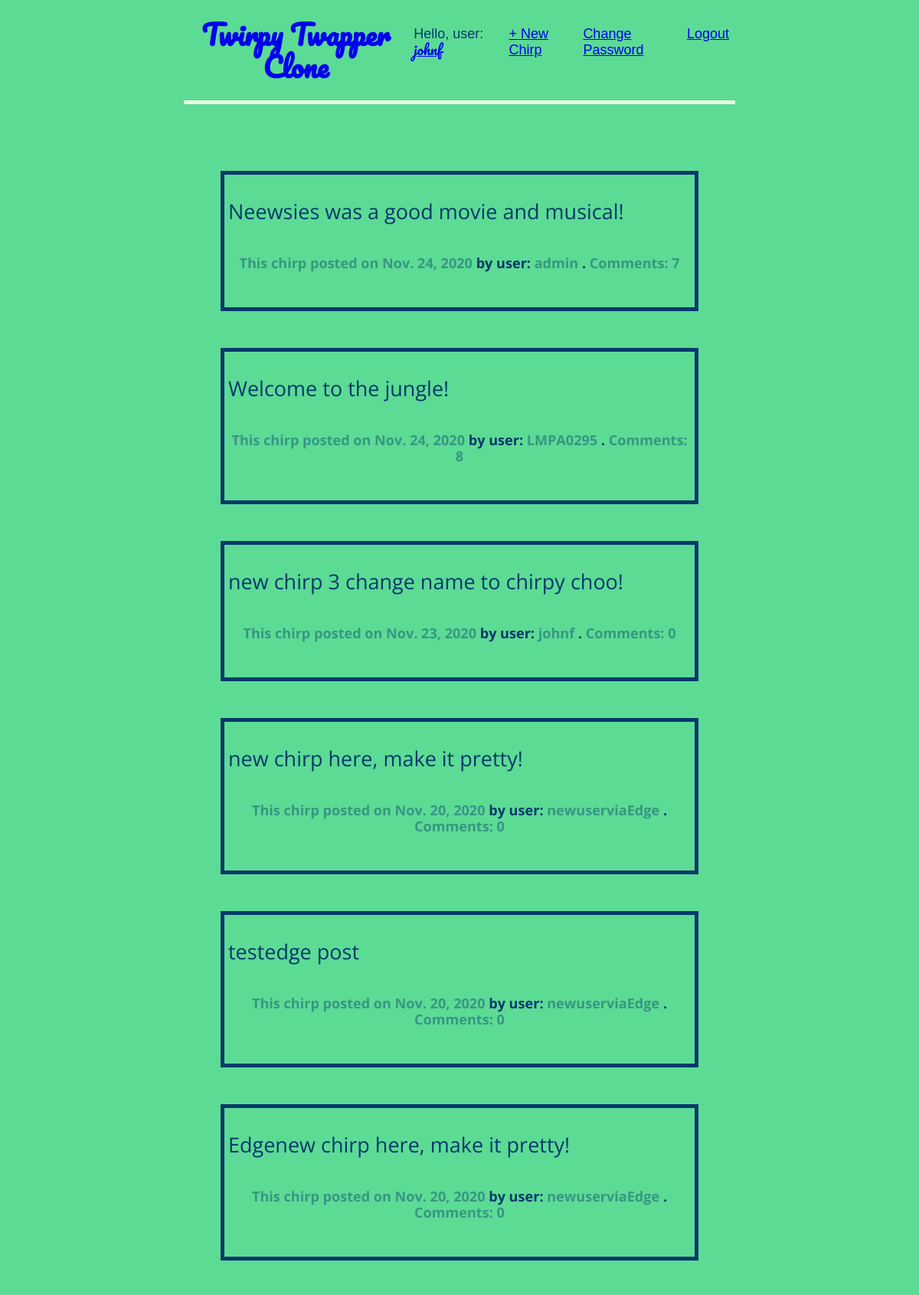
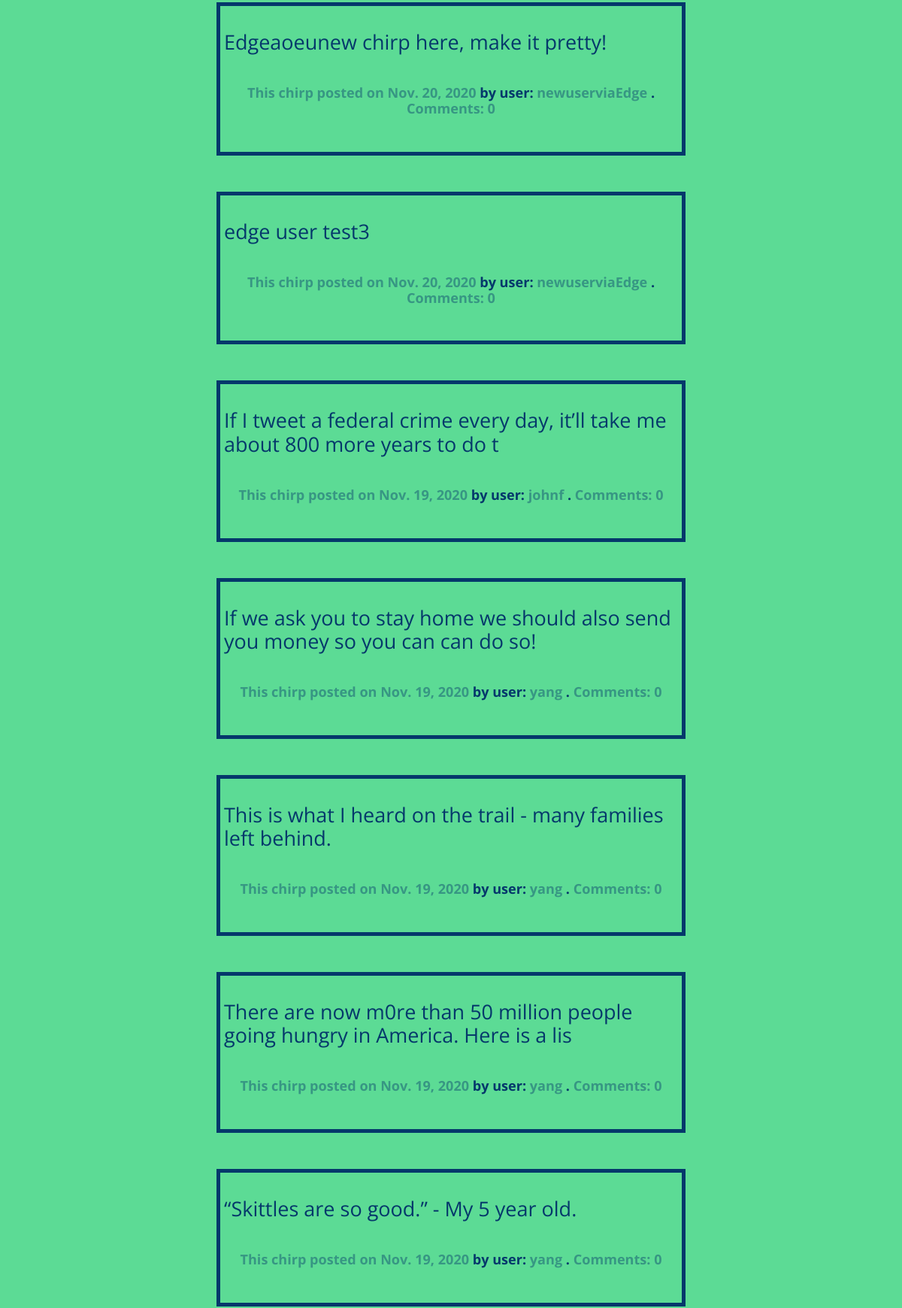
Screenshot of / (signed in, upper part) with the database file from the repository (2 pictures, top to bottom).
### posts_app/models.py (models this page shows, shortened)
class Post(models.Model):
    post_text = models.CharField(max_length=80)
    author = models.ForeignKey('auth.User', on_delete=models.CASCADE)
    created = models.DateField(auto_now_add=True)
    updated = models.DateField(auto_now=True) # useful, lookup
    class Meta:
        ordering = ['-created']

### posts_app/views.py (the view)
# urls.py: path('', views.PostListView.as_view(), name='home'),
class PostListView(ListView):
    model = Post
    template_name = 'home.html'

### templates/home.html (shortened to what this page needs)
{% extends 'base.html' %}
{% block content %}
    <br>
    {% for post in object_list %}
        <div class="chirp">
            <p> {{ post.post_text | linebreaks }} </p>
            <h6>
              <a href="{% url 'posts_app:detail' post.pk %}">This chirp posted on {{ post.created }}</a> by user: <a href="{% url 'users_app:profile' post.author.username %}">{{ post.author.username }} </a> .
              <a href="{% url 'posts_app:detail' post.pk %}">Comments: {{ post.comments.count }}</a>
            </h6>
        </div>
    {% endfor %}
    <br>
{% endblock content %}

### templates/base.html (shortened to what this page needs)
{% load static %}
<!DOCTYPE html>
<html>
    <head>
      <link rel="stylesheet" href="{% static 'css/github_necolas_normalize.css'%}">
      <link rel="stylesheet" href="{% static 'css/main.css'%}">
    </head>
  <body>
    <header>
      <div class="nav-left">
        <h1> <a href="{% url 'posts_app:home' %}">Twirpy Twapper Clone</a> </h1>
      </div>
      <div class="nav-right">
        {% if request.user.is_authenticated  %}
          <p>Hello, user: <a href="{% url 'users_app:profile' request.user.username %}" id="username"> {{ request.user.username }} </a></p>
          <p><a href="{% url 'posts_app:new_post'%}">+ New Chirp</a></p>
          <p><a href="{% url 'posts_app:change_password'%}">Change Password</a></p>
          <p><a href="{% url 'logout'%}">Logout</a></p>
        {% else %}
          <p><a href="{% url 'users_app:signup' %}">+ New User Creation</a></p>
          <p><a href="{% url 'login' %}">+ Existing User Login</a></p>
        {% endif %}
      </div>
    </header>
    <div class="chirp-container">
        {% block content %}
        {% endblock content %}
    </div>
  </body>
</html>

### static/css/main.css (style rules this page uses)
h1, h2, h3 , h4, h5, h6 { text-align: center; }
header { border-bottom: 5px solid #EDF7E1; margin-bottom: 18px; display: flex; }
header h1 a { text-decoration: none; }
.nav-left, #username { margin-right: auto; font-family: 'Pacifico', cursive; }
.nav-right { display: flex; padding-top: 1rem; }
.nav-right p { margin-left: 0.5rem; margin-right: 0.5rem; }
body { font-family: 'Libre Franklin', sans-serif; font-size: 18px; background-color: #5CDB95; color: #05386B; margin-left: 5%; margin-right: 5%; }
.chirp-container { border-bottom: 5px solid #EDF7E1; margin-bottom: 5%; }
.chirp { font-family: 'Open Sans', sans-serif; font-size: 150%; margin: 3rem; padding: 5px; border: 5px solid #05386B; }
.chirp h6 a, .chirp h6 a:visited { text-decoration: none; color: #379683; }
.chirp p { font-weight: 400; }
@media (min-width: 700px) { body { margin-left: 15%; margin-right: 15%; } }
@media (min-width: 1000px) { body { margin-left: 20%; margin-right: 20%; } }

### rows the page displays
Post: post_text "Neewsies was a good movie and musical!", created "Nov. 24, 2020", author.username "admin", comments.count "7"
Post: post_text "Welcome to the jungle!", created "Nov. 24, 2020", author.username "LMPA0295", comments.count "8"
Post: post_text "new chirp 3 change name to chirpy choo!", created "Nov. 23, 2020", author.username "johnf", comments.count "0"
Post: post_text "new chirp here, make it pretty!", created "Nov. 20, 2020", author.username "newuserviaEdge", comments.count "0"
Post: post_text "testedge post", created "Nov. 20, 2020", author.username "newuserviaEdge", comments.count "0"
Post: post_text "Edgenew chirp here, make it pretty!", created "Nov. 20, 2020", author.username "newuserviaEdge", comments.count "0"
Post: post_text "Edgeaoeunew chirp here, make it pretty!", created "Nov. 20, 2020", author.username "newuserviaEdge", comments.count "0"
Post: post_text "edge user test3", created "Nov. 20, 2020", author.username "newuserviaEdge", comments.count "0"
Post: post_text "If I tweet a federal crime every day, it’ll take me about 800 more years to do t", created "Nov. 19, 2020", author.username "johnf", comments.count "0"
Post: post_text "If we ask you to stay home we should also send you money so you can can do so!", created "Nov. 19, 2020", author.username "yang", comments.count "0"
Post: post_text "This is what I heard on the trail - many families left behind.", created "Nov. 19, 2020", author.username "yang", comments.count "0"
Post: post_text "There are now m0re than 50 million people going hungry in America. Here is a lis", created "Nov. 19, 2020", author.username "yang", comments.count "0"
Post: post_text "“Skittles are so good.” - My 5 year old.", created "Nov. 19, 2020", author.username "yang", comments.count "0"

### other values shown
{{ request.user.username }} "johnf"
